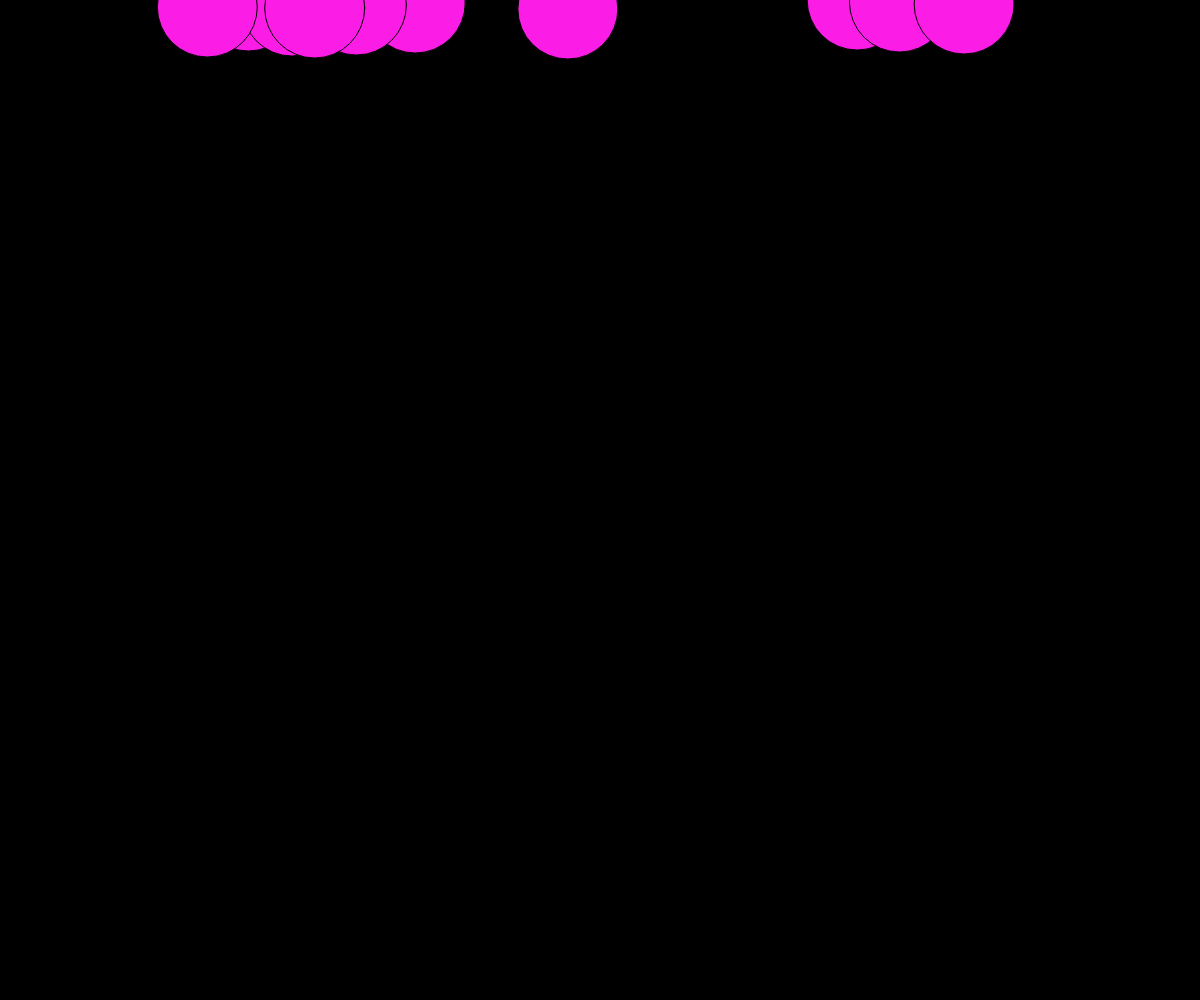
Frame 1 (no input)
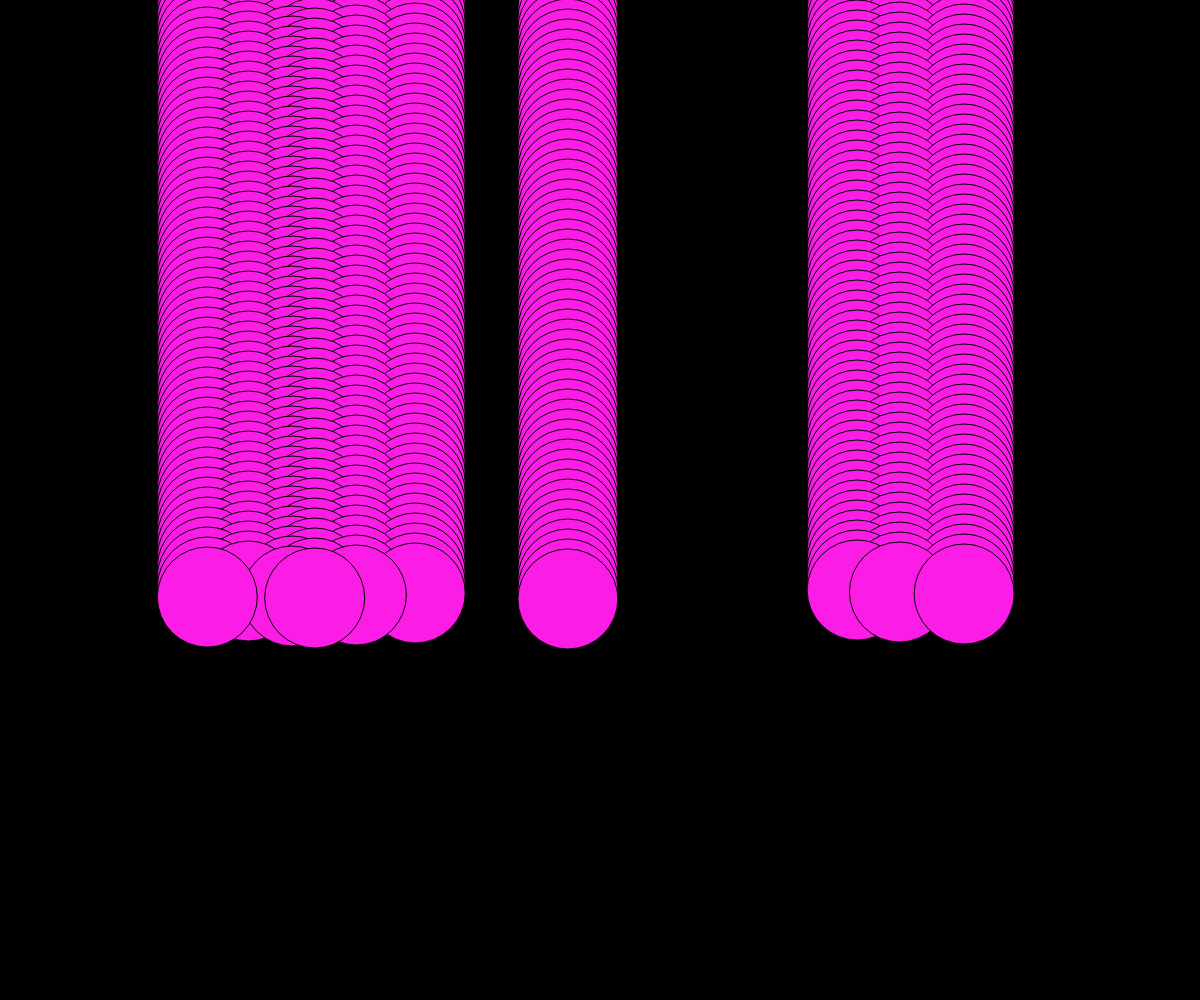
Frame 60 (no input)
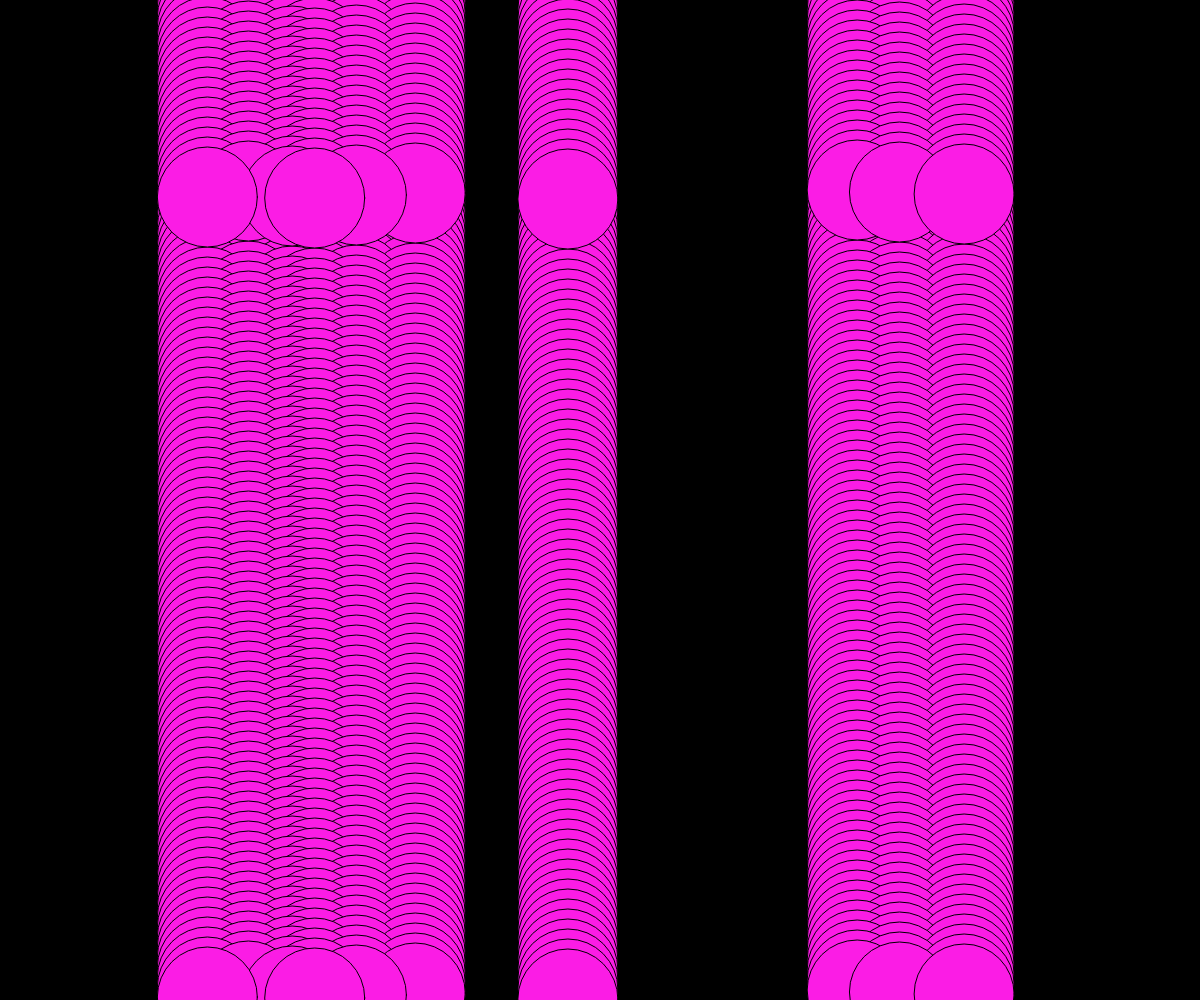
Frame 120 (the mouse pressed at the canvas centre since frame 60)

The p5.js sketch that drew these frames (run headless with seeded random() and noise() and a simulated clock; from frame 60 on, the mouse is pressed at the canvas centre):

// p5.js sketch
// ── sketch.js


let posArr = [];
let yPos = 0
let xPos = 0

function setup() {

  //creating the canvas
  createCanvas( windowWidth, windowHeight );
  background( 0);

  // create numbers for the array
  for( let num = 0; num < 10; num++){
  posArr.push(random(0, windowWidth))
}
}

// create my draw function
function draw(){



//add circle function into the draw function

    drawCircle();
}


//********
//Create function to draw an ellipse
//*********
function drawCircle() {


// using the array to create more than one circle
for( let idx = 0; idx < posArr.length; idx++){
  stroke( 0 );
  fill( 'rgb(251, 28, 229)');
  ellipse( posArr[idx]  , yPos, 100 );


  yPos = ( yPos + 1 ) % windowHeight

}

  }
